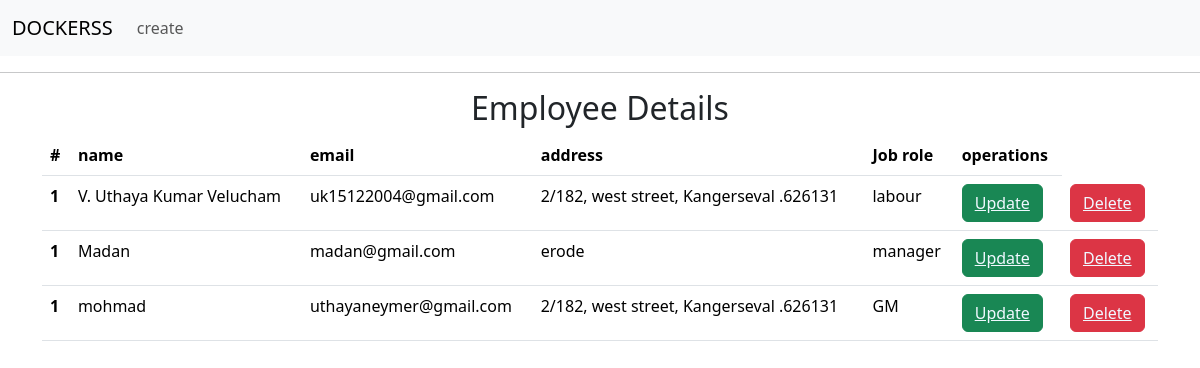
The page / on the database its author committed.
### operations/models.py (models this page shows, shortened)
class employee(models.Model):
    name=models.CharField(max_length=24)
    email=models.EmailField(max_length=254)
    address=models.CharField(max_length=250)
    jobrole=models.CharField(max_length=24)

### operations/views.py (the view)
# urls.py: path("",views.index ,name= "read"),
def index(request):
    obj = employee.objects.all()
    return render(request,'index.html',{'data':obj})

### operations/templates/index.html (shortened to what this page needs)
<!DOCTYPE html>
<html lang="en">
<head>
    <link href="https://cdn.jsdelivr.net/npm/bootstrap@5.3.3/dist/css/bootstrap.min.css" rel="stylesheet">
</head>
<body>
    <nav class="navbar navbar-expand-lg bg-body-tertiary">
        <div class="container-fluid">
          <a class="navbar-brand" href="#">DOCKERSS</a>
          <div class="collapse navbar-collapse" id="navbarNav">
            <ul class="navbar-nav">
              <li class="nav-item">
                <a class="nav-link" href="#">create</a>
              </li>
            </ul>
          </div>
        </div>
      </nav>
<hr></hr>
<center>
<h2>Employee Details</h2>
</center>
<div class="container">
  <table class="table">
    <thead>
      <tr>
        <th scope="col">#</th>
        <th scope="col">name</th>
        <th scope="col">email</th>
        <th scope="col">address</th>
        <th scope="col">Job role</th>
        <th scope="col">operations</th>
      </tr>
    </thead>
    <tbody>
      {% for emp in data %}
      <tr>
        <th scope="row">1</th>
        <td> {{emp.name}}  </td>
        <td>{{emp.email}}</td>
        <td>{{emp.address}}</td>
        <td>{{emp.jobrole}}</td>
        <td>
          <button class="btn btn-success">
          <a href="update/{{emp.id}}" style="color: aliceblue;">Update </a>
        </button>
        </td>
        <td>
        <button class="btn btn-danger">
          <a href="delete/{{emp.id}}" style="color: aliceblue;">Delete</a>
        </button>
        </td>
      </tr>
      {% endfor %}
    </tbody>
  </table>
</div>
</body>
</html>

### rows shown on the page
employee: name "V. Uthaya Kumar Velucham", email "uk15122004@gmail.com", address "2/182, west street, Kangerseval .626131", jobrole "labour"
employee: name "Madan", email "madan@gmail.com", address "erode", jobrole "manager"
employee: name "mohmad", email "uthayaneymer@gmail.com", address "2/182, west street, Kangerseval .626131", jobrole "GM"
